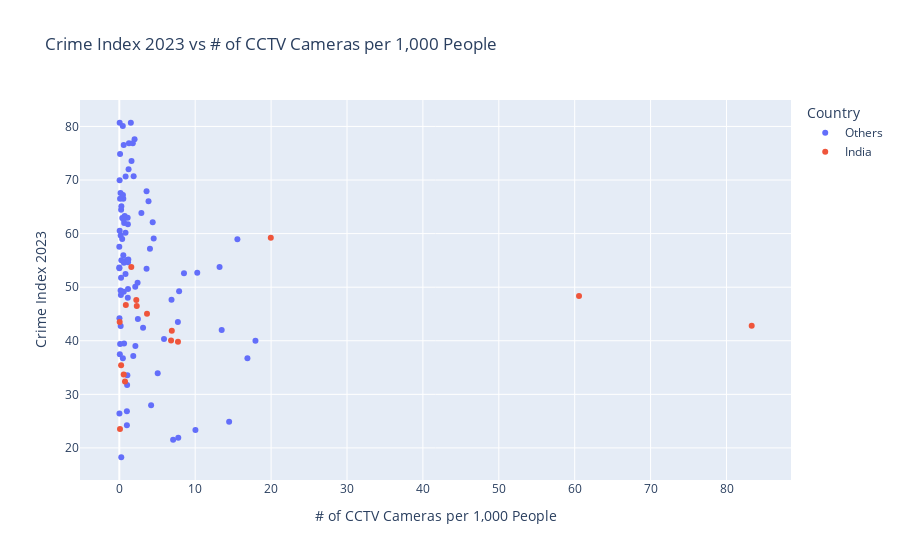

The notebook cell this image was saved under:
### Markdown cell above
# Crime and the Human Development Index

## Correlation Between Number of Cameras and Crime Rate

Even though crime prevention is the primary goal of CCTV, its efficacy is highly debatable. As seen in the graph below, an increase in the amount of CCTV per 1000 people does not correlate lower rates.

### Code cell
import numpy as np
import pandas as pd
pd.options.mode.chained_assignment = None  
import plotly.graph_objs as go
import plotly.express as px
from plotly.offline import init_notebook_mode
init_notebook_mode(connected=True)

import matplotlib.pyplot as plt
import numpy as np

cctv = pd.read_csv("datasets/cctv.csv")

cctv_west = cctv[cctv["Country"] != "China"]

# Define a new column for color based on the condition
cctv_west['color'] = cctv_west['Country'].apply(lambda x: 'orange' if x == 'India' else 'blue')
color_map = {'India': 'orange', 'Other': 'blue'}

# Create the scatterplot
fig = px.scatter(
    cctv_west,
    x='# of CCTV Cameras per 1,000 People',
    y='Crime Index 2023',
    hover_name='City',
    hover_data={'Country': True},
    color = 'color',
    title='Crime Index 2023 vs # of CCTV Cameras per 1,000 People'
)

# Customize hover label formatting
fig.update_traces(
    hovertemplate='City: %{hovertext}<br>Country: %{customdata[0]}<br>Crime Index 2023: %{x}<br># of CCTV Cameras per 1,000 People: %{y}'
)

fig.update_layout(
    height=500,
    legend_title='Country',
)

newnames = {'blue' : 'Others', 'orange' : 'India'}
fig.for_each_trace(lambda t: t.update(name = newnames[t.name]))

# Show the plot
fig.show()

### Figure 1 — Plotly figure (JSON) as saved in the notebook; plotly's stock layout.template omitted (floating-point values rounded to 4 significant figures)
{"data": [{"customdata": [["Côte d'Ivoire"], ["Nigeria"], ["Ethiopia"], ["Egypt"], ["Turkey"], ["Madagascar"], ["Paraguay"], ["Iraq"], ["Thailand"], ["Spain"], ["Indonesia"], ["Brazil"], ["Germany"], ["Colombia"], ["Brazil"], ["Argentina"], ["South Korea"], ["Egypt"], ["Brazil"], ["South Africa"], ["Morocco"], ["Bangladesh"], ["Brazil"], ["Senegal"], ["Tanzania"], ["Bangladesh"], ["Cameroon"], ["South Africa"], ["South Africa"], ["Pakistan"], ["Brazil"], ["Japan"], ["Mexico"], ["Vietnam"], ["Vietnam"], ["Hong Kong"], ["Nigeria"], ["Turkey"], ["Indonesia"], ["South Africa"], ["Afghanistan"], ["Uganda"], ["Nigeria"], ["Pakistan"], ["Sudan"], ["Malaysia"], ["Nigeria"], ["Pakistan"], ["Peru"], ["United Kingdom"], ["United States"], ["Angola"], ["Spain"], ["Philippines"], ["Iran"], ["Colombia"], ["Australia"], ["Mexico"], ["Mexico"], ["Canada"], ["Russia"], ["Kenya"], ["United States"], ["Japan"], ["Burkina Faso"], ["France "], ["Nigeria"], ["Brazil"], ["Mexico"], ["Brazil"], ["Brazil"], ["Saudi Arabia"], ["Italy"], ["Brazil"], ["Yemen"], ["Chile"], ["Dominican Republic"], ["Brazil"], ["South Korea"], ["Singapore "], ["Russia"], ["Australia"], ["Iran"], ["Israel"], ["Japan"], ["Canada"], ["Taiwan"], ["Myanmar"]], "hovertemplate": "City: %{hovertext}<br>Country: %{customdata[0]}<br>Crime Index 2023: %{x}<br># of CCTV Cameras per 1,000 People: %{y}", "hovertext": ["Abidjan", "Abuja", "Addis Ababa", "Alexandria", "Ankara", "Antananarivo", "Asuncion", "Baghdad", "Bangkok", "Barcelona", "Bekasi", "Belo Horizonte", "Berlin", "Bogotá", "Brasilia", "Buenos Aires", "Busan", "Cairo", "Campinas", "Cape Town", "Casablanca", "Chittagong", "Curitiba", "Dakar", "Dar Es Salaam", "Dhaka", "Douala", "Durban", "Ekurhuleni", "Faisalabad", "Fortaleza", "Fukuoka", "Guadalajara", "Hanoi", "Ho Chi Minh City", "Hong Kong", "Ibadan", "Istanbul", "Jakarta", "Johannesburg", "Kabul", "Kampala", "Kano", "Karachi", "Khartoum", "Kuala Lumpur", "Lagos", "Lahore", "Lima", "London", "Los Angeles", "Luanda", "Madrid", "Manila", "Mashhad", "Medellín", "Melbourne", "Mexico City", "Monterrey", "Montréal", "Moscow", "Nairobi", "New York", "Osaka", "Ouagadougou", "Paris", "Port Harcourt", "Porto Alegre", "Puebla", "Recife", "Rio de Janeiro", "Riyadh", "Rome", "Salvador", "Sanaa", "Santiago", "Santo Domingo", "São Paulo", "Seoul", "Singapore", "St. Petersburg", "Sydney", "Tehran", "Tel Aviv", "Tokyo", "Toronto", "Xinbei (New Taipei City)", "Yangon"], "legendgroup": "blue", "marker": {"color": "#636efa", "symbol": "circle"}, "mode": "markers", "name": "Others", "orientation": "v", "showlegend": true, "type": "scatter", "x": [0.18, 0.01, 0.59, 0.02, 2.12, 0.39, 0.23, 15.56, 5.89, 2.41, 0.07, 2.91, 7.72, 3.85, 0.82, 1.1, 10.03, 2.1, 0.53, 1.61, 0.98, 0.24, 0.64, 0.18, 0, 0.71, 0.1, 0.05, 0.56, 0.11, 1.27, 0.26, 4.4, 1.84, 8.52, 7.09, 0, 6.88, 0.82, 1.52, 0.46, 0.61, 1.15, 0.27, 0.63, 0.58, 0.16, 0.47, 1.89, 13.21, 10.27, 0.1, 4.19, 0.27, 0.17, 1.19, 2.45, 3.59, 1.12, 1.03, 16.88, 0.38, 7.88, 1.06, 0.21, 4.04, 0.04, 1.22, 4.53, 0.58, 2.01, 0.02, 3.59, 1.78, 0.05, 1.13, 0.48, 0.83, 14.47, 17.94, 13.49, 5.06, 0.53, 1, 1, 3.13, 7.77, 1.15], "xaxis": "x", "y": [59.66, 53.54, 49.17, 44.2, 39.01, 62.92, 51.77, 58.93, 40.32, 50.84, 37.47, 63.83, 43.48, 66.06, 60.15, 62.95, 23.33, 50.07, 66.5, 73.56, 55.07, 64.43, 62, 42.77, 57.53, 63.3, 74.87, 80.69, null, 39.4, 76.87, 18.26, 62.14, 37.16, 52.62, 21.53, 53.69, 47.64, 52.48, 80.67, 80.09, 54.55, 54.66, 55.03, 39.48, 62.61, 67.56, 36.75, 70.7, 53.78, 52.68, 66.51, 27.96, 65.11, 49.38, 55.19, 44.06, 67.89, 48.02, 31.75, 36.75, 59, 49.26, 33.55, 48.53, 57.18, 69.95, 72.01, 59.07, 76.52, 77.62, 26.42, 53.45, 76.88, 60.51, 61.74, 67.22, 70.68, 24.87, 40.02, 42.01, 33.95, 55.96, 26.85, 24.22, 42.45, 21.89, 49.64], "yaxis": "y"}, {"customdata": [["India"], ["India"], ["India"], ["India"], ["India"], ["India"], ["India"], ["India"], ["India"], ["India"], ["India"], ["India"], ["India"], ["India"], ["India"], ["India"]], "hovertemplate": "City: %{hovertext}<br>Country: %{customdata[0]}<br>Crime Index 2023: %{x}<br># of CCTV Cameras per 1,000 People: %{y}", "hovertext": ["Ahmedabad", "Bangalore", "Chennai", "Delhi", "Hyderabad", "Indore", "Jaipur", "Kanpur", "Kochi", "Kolkata", "Kozhikode", "Lucknow", "Mumbai", "Pune", "Surat", "Thrissur"], "legendgroup": "orange", "marker": {"color": "#EF553B", "symbol": "circle"}, "mode": "markers", "name": "India", "orientation": "v", "showlegend": true, "type": "scatter", "x": [0.75, 1.58, 7.73, 19.96, 83.32, 60.57, 0.24, 2.24, 6.82, 0.86, 0.05, 2.3, 3.65, 6.92, 0.58, 0.09], "xaxis": "x", "y": [32.39, 53.76, 39.81, 59.23, 42.82, 48.37, 35.42, 47.6, 40.04, 46.69, 43.52, 46.47, 45.04, 41.86, 33.7, 23.55], "yaxis": "y"}], "layout": {"autosize": true, "legend": {"title": {"text": "Country"}, "tracegroupgap": 0}, "title": {"text": "Crime Index 2023 vs # of CCTV Cameras per 1,000 People"}, "xaxis": {"anchor": "y", "autorange": true, "domain": [0, 1], "range": [-5.064, 88.38], "title": {"text": "# of CCTV Cameras per 1,000 People"}, "type": "linear"}, "yaxis": {"anchor": "x", "autorange": true, "domain": [0, 1], "range": [13.86, 85.09], "title": {"text": "Crime Index 2023"}, "type": "linear"}}}
